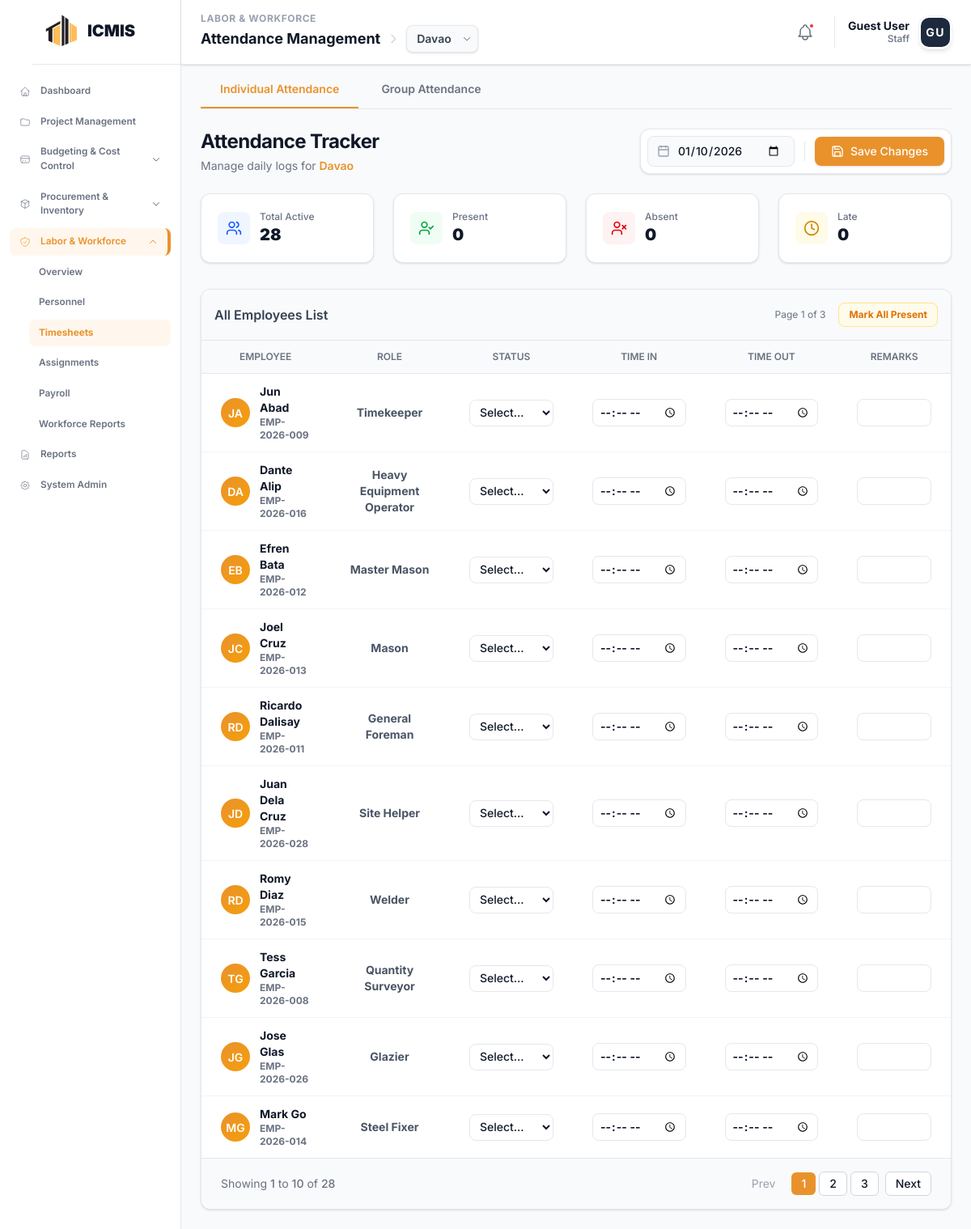
The app's page /modules/workforce/attendance.php, older data.
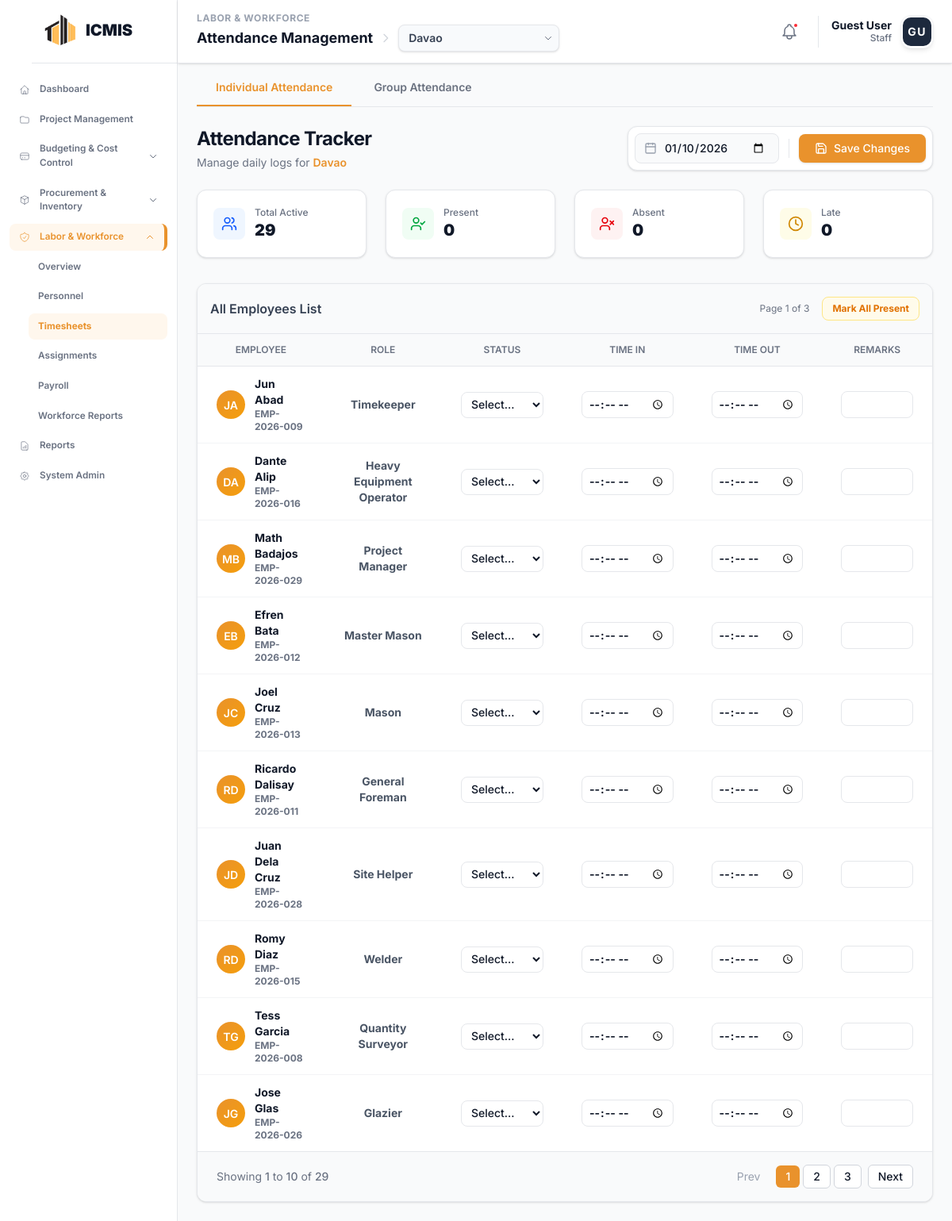
The same page, newer data.
### tables this page shows
CREATE TABLE `workforce_employees` (
  `employee_id` int NOT NULL,
  `employee_code` varchar(20) NOT NULL,
  `user_id` int DEFAULT NULL,
  `job_title_id` int DEFAULT NULL,
  `employment_type` varchar(50) DEFAULT 'Full-time',
  `payment_type` varchar(50) DEFAULT 'Monthly',
  `daily_rate` decimal(10,2) DEFAULT '0.00',
  `monthly_salary` decimal(15,2) DEFAULT '0.00',
  `bank_name` varchar(100) DEFAULT NULL,
  `bank_account` varchar(50) DEFAULT NULL,
  `emergency_contact_name` varchar(100) DEFAULT NULL,
  `emergency_contact_phone` varchar(20) DEFAULT NULL,
  `supervisor_id` int DEFAULT NULL,
  `notes` text,
  `first_name` varchar(50) NOT NULL,
  `last_name` varchar(50) NOT NULL,
  `suffix` varchar(10) DEFAULT NULL,
  `gender` enum('Male','Female','Other','Prefer not to say') DEFAULT NULL,
  `birthday` date DEFAULT NULL,
  `email` varchar(100) DEFAULT NULL,
  `phone` varchar(20) DEFAULT NULL,
  `address` text,
  `status` enum('Active','Inactive','Terminated') DEFAULT 'Active',
  `hire_date` date DEFAULT NULL
);

CREATE TABLE `workforce_job_titles` (
  `job_title_id` int NOT NULL,
  `title_name` varchar(100) NOT NULL,
  `department` varchar(50) DEFAULT NULL,
  `description` text,
  `default_daily_rate` decimal(10,2) DEFAULT NULL,
  `default_monthly_salary` decimal(15,2) DEFAULT NULL,
  `is_active` tinyint(1) DEFAULT '1',
  `created_at` timestamp NULL DEFAULT CURRENT_TIMESTAMP,
  `updated_at` timestamp NULL DEFAULT CURRENT_TIMESTAMP ON UPDATE CURRENT_TIMESTAMP
);

### modules/workforce/project_context.php (called while the page is built, shortened)
<?php
function getProjectContext($conn) {
    $sql = "SELECT project_id FROM icmis_projects WHERE project_id = 1";
    $result = $conn->query($sql);
    if ($result && $result->num_rows > 0) {
        return 1;
    }
    return 0;
}

### modules/workforce/attendance.php (the view, shortened to what the changed rows need)
<?php
include __DIR__ . '/project_context.php';
$conn = getWorkforceConnection();
$selected_project_id = getProjectContext($conn);
$selectedDate = isset($_GET['date']) ? $_GET['date'] : date('Y-m-d');
$stats = ['total' => 0, 'present' => 0, 'absent' => 0, 'late' => 0];
$countSql = "SELECT COUNT(*) as total FROM workforce_employees WHERE status = 'Active'";
$stmt = $conn->prepare($countSql);
$stmt->execute();
$stats['total'] = $stmt->get_result()->fetch_assoc()['total'];
$projectFilter = ($selected_project_id > 0) ? " AND project_id = $selected_project_id" : "";
$statSql = "SELECT
    SUM(CASE WHEN status = 'Present' THEN 1 ELSE 0 END) as present,
    SUM(CASE WHEN status = 'Absent' THEN 1 ELSE 0 END) as absent,
    SUM(CASE WHEN status = 'Late' THEN 1 ELSE 0 END) as late
    FROM workforce_attendance WHERE attendance_date = ? $projectFilter";
$stmt = $conn->prepare($statSql);
$stmt->bind_param("s", $selectedDate);
$stmt->execute();
$res = $stmt->get_result()->fetch_assoc();
$stats['present'] = $res['present'] ?? 0;
$stats['absent'] = $res['absent'] ?? 0;
$stats['late'] = $res['late'] ?? 0;
$limit = 10;
$page = isset($_GET['page']) ? max(1, intval($_GET['page'])) : 1;
$offset = ($page - 1) * $limit;
$totalPages = ceil($stats['total'] / $limit);
$individual_employees = [];
$sql = "SELECT e.employee_id, e.employee_code, e.first_name, e.last_name,
        jt.title_name as job_title,
        a.attendance_id, a.time_in, a.time_out, a.status as attendance_status, a.remarks
        FROM workforce_employees e
        LEFT JOIN workforce_job_titles jt ON e.job_title_id = jt.job_title_id
        -- Join attendance for this specific date
        LEFT JOIN workforce_attendance a ON e.employee_id = a.employee_id AND a.attendance_date = ?
        WHERE e.status = 'Active'
        ORDER BY e.last_name ASC LIMIT ? OFFSET ?";
$stmt = $conn->prepare($sql);
$stmt->bind_param("sii", $selectedDate, $limit, $offset);
$stmt->execute();
$res = $stmt->get_result();
while ($row = $res->fetch_assoc()) $individual_employees[] = $row;
?>
<!DOCTYPE html>
<html lang="en">
<head>
    <?php include __DIR__ . '/../../includes/head_assetsv2.php'; ?>
</head>
<body class="bg-gray-50 text-gray-900">
    <?php include __DIR__ . '/../../includes/sidebar.php'; include __DIR__ . '/../../includes/toast.php'; include __DIR__ . '/../../includes/header.php'; ?>
    <main class="ml-56 mt-16 p-6">
        <div class="max-w-7xl mx-auto">
            <div class="flex flex-col md:flex-row md:items-end justify-between gap-4 mb-6">
                <div>
                    <h1 class="text-2xl font-bold tracking-tight text-gray-900">Attendance Tracker</h1>
                </div>
            </div>
            <div class="grid grid-cols-1 sm:grid-cols-2 lg:grid-cols-4 gap-6 mb-8">
                <div class="bg-white p-5 rounded-xl border border-gray-200 shadow-sm flex items-center gap-3">
                    <div><p class="text-xs font-medium text-gray-500">Total Active</p><h3 class="text-xl font-black text-gray-900"><?php echo $stats['total']; ?></h3></div>
                </div>
            </div>
            <div id="view-individual">
                <div class="bg-white rounded-xl border border-gray-200 shadow-sm overflow-hidden min-h-[400px]">
                    <table class="w-full">
                        <thead class="bg-gray-50 border-b border-gray-200">
                            <tr>
                                <th class="text-center px-6 py-3 text-xs font-semibold text-gray-500 uppercase">Employee</th>
                                <th class="text-center px-6 py-3 text-xs font-semibold text-gray-500 uppercase">Role</th>
                                <th class="text-center px-6 py-3 text-xs font-semibold text-gray-500 uppercase w-32">Status</th>
                                <th class="text-center px-6 py-3 text-xs font-semibold text-gray-500 uppercase w-32">Time In</th>
                                <th class="text-center px-6 py-3 text-xs font-semibold text-gray-500 uppercase w-32">Time Out</th>
                                <th class="text-center px-6 py-3 text-xs font-semibold text-gray-500 uppercase">Remarks</th>
                            </tr>
                        </thead>
                        <tbody class="divide-y divide-gray-100">
                            <?php if (empty($individual_employees)): ?>
                                <tr>
                                    <td colspan="6" class="px-6 py-12 text-center text-gray-500">
                                        <div class="flex flex-col items-center justify-center">
                                            <div class="w-12 h-12 bg-gray-100 rounded-full flex items-center justify-center mb-3">
                                                <i data-lucide="user-x" class="w-6 h-6 text-gray-400"></i>
                                            </div>
                                            <p class="text-gray-900 font-medium mb-1">No active employees found.</p>
                                        </div>
                                    </td>
                                </tr>
                            <?php else: ?>
                                <?php foreach ($individual_employees as $emp):
                                    $initials = strtoupper(substr($emp['first_name'], 0, 1) . substr($emp['last_name'], 0, 1));
                                    $status = $emp['attendance_status'];
                                    $rowClass = $status === 'Absent' ? 'bg-red-50/50' : ($status === 'Present' ? 'bg-green-50/30' : '');
                                ?>
                                <tr class="hover:bg-gray-50 transition-colors attendance-row <?php echo $rowClass; ?>" data-id="<?php echo $emp['employee_id']; ?>">
                                    <td class="px-6 py-3">
                                        <div class="flex items-center gap-3">
                                            <div class="employee-avatar shrink-0"><?php echo $initials; ?></div>
                                            <div>
                                                <p class="font-bold text-gray-900 text-sm"><?php echo htmlspecialchars($emp['first_name'] . ' ' . $emp['last_name']); ?></p>
                                                <p class="text-xs text-gray-500 font-bold"><?php echo htmlspecialchars($emp['employee_code']); ?></p>
                                            </div>
                                        </div>
                                    </td>
                                    <td class="px-6 py-3 font-bold text-gray-600 text-center text-sm"><?php echo htmlspecialchars($emp['job_title'] ?? '—'); ?></td>
                                    <td class="px-6 py-3 w-20 font-bold text-center"><?php echo renderStatusSelect($status); ?></td>
                                    <td class="px-6 py-3 font-bold"><?php echo renderTimeInput('time_in', $emp['time_in'], $status); ?></td>
                                    <td class="px-6 py-3 font-bold"><?php echo renderTimeInput('time_out', $emp['time_out'], $status); ?></td>
                                    <td class="px-6 py-3 font-bold"><input type="text" name="remarks" value="<?php echo htmlspecialchars($emp['remarks'] ?? ''); ?>" oninput="saveToLocal(this)" class="w-full px-3 py-1.5 border border-gray-200 rounded-lg text-sm outline-none focus:border-[#e9922c]"></td>
                                </tr>
                                <?php endforeach; ?>
                            <?php endif; ?>
                        </tbody>
                    </table>
                    <div class="bg-gray-50 px-6 py-4 border-t border-gray-200 flex items-center justify-between">
                        <div class="text-sm text-gray-500">Showing <span class="font-medium"><?php echo $offset + 1; ?></span> to <span class="font-medium"><?php echo min($offset + $limit, $stats['total']); ?></span> of <span class="font-medium"><?php echo $stats['total']; ?></span></div>
                        <div class="flex items-center gap-2">
                            <div class="hidden sm:flex items-center gap-1">
                                <?php for ($p = 1; $p <= $totalPages; $p++): ?>
                                    <?php if ($p == $page): ?>
                                        <span class="px-3 py-1 bg-[#e9922c] text-white rounded-md text-sm font-medium"><?php echo $p; ?></span>
                                    <?php else: ?>
                                        <a href="?date=<?php echo $selectedDate; ?>&project_id=<?php echo $selected_project_id; ?>&page=<?php echo $p; ?>" class="px-3 py-1 bg-white border border-gray-300 rounded-md text-sm font-medium hover:bg-gray-50"><?php echo $p; ?></a>
                                    <?php endif; ?>
                                <?php endfor; ?>
                            </div>
                        </div>
                    </div>
                </div>
            </div>
        </div>
    </main>
    <?php
    function renderStatusSelect($current) {
        $options = ['Present'=>'text-green-600','Late'=>'text-yellow-600','Absent'=>'text-red-600','On Leave'=>'text-blue-600'];
        $html = '<select name="status" onchange="handleStatusChange(this); saveToLocal(this)" class="w-26 px-2 py-1.5 border border-gray-200 rounded-lg text-sm font-medium focus:ring-2 focus:ring-[#e9922c] outline-none"><option value="" class="text-gray-400">Select...</option>';
        foreach($options as $val=>$class) {
            $sel=($current===$val)?'selected':'';
            $html.="<option value='$val' $sel class='$class'>$val</option>";
        }
        $html.='</select>';
        return $html;
    }
    function renderTimeInput($name, $val, $status) {
        $disabled = ($status === 'Absent' || $status === 'On Leave') ? 'disabled' : '';
        return "<input type='time' name='$name' value='$val' oninput='saveToLocal(this)' class='w-full px-2 py-1.5 border border-gray-200 rounded-lg text-sm focus:border-blue-500 outline-none disabled:bg-gray-100 disabled:text-gray-400' $disabled>";
    }
    ?>
</body>
</html>

Row changes from the older to the newer data that the page shows:
no longer on this page (row unchanged): workforce_employees: initials "MG", first_name+last_name "Mark Go", employee_code "EMP-2026-014", job_title.title_name "Steel Fixer"
added workforce_employees: initials "MB", first_name+last_name "Math Badajos", employee_code "EMP-2026-029", job_title.title_name "Project Manager"
Text that changed along with them:
$stats['total']: "28" → "29"
